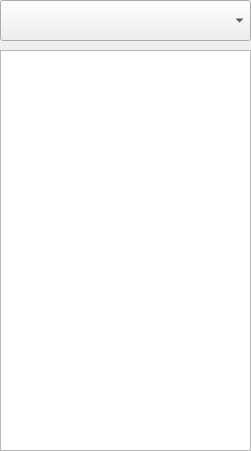
<?xml version="1.0" encoding="UTF-8"?>
<ui version="4.0">
 <class>QPlaylistHander</class>
 <widget class="QWidget" name="QPlaylistHander">
  <property name="geometry">
   <rect>
    <x>0</x>
    <y>0</y>
    <width>251</width>
    <height>451</height>
   </rect>
  </property>
  <property name="windowTitle">
   <string>Form</string>
  </property>
  <widget class="QComboBox" name="playlistsBox">
   <property name="geometry">
    <rect>
     <x>0</x>
     <y>0</y>
     <width>251</width>
     <height>41</height>
    </rect>
   </property>
   <property name="font">
    <font>
     <pointsize>14</pointsize>
    </font>
   </property>
  </widget>
  <widget class="QListWidget" name="playlistView">
   <property name="geometry">
    <rect>
     <x>0</x>
     <y>50</y>
     <width>251</width>
     <height>401</height>
    </rect>
   </property>
   <property name="palette">
    <palette>
     <active>
      <colorrole role="Highlight">
       <brush brushstyle="SolidPattern">
        <color alpha="255">
         <red>160</red>
         <green>160</green>
         <blue>160</blue>
        </color>
       </brush>
      </colorrole>
     </active>
     <inactive>
      <colorrole role="Highlight">
       <brush brushstyle="SolidPattern">
        <color alpha="255">
         <red>160</red>
         <green>160</green>
         <blue>160</blue>
        </color>
       </brush>
      </colorrole>
     </inactive>
     <disabled>
      <colorrole role="Highlight">
       <brush brushstyle="SolidPattern">
        <color alpha="255">
         <red>0</red>
         <green>120</green>
         <blue>215</blue>
        </color>
       </brush>
      </colorrole>
     </disabled>
    </palette>
   </property>
   <property name="font">
    <font>
     <pointsize>12</pointsize>
    </font>
   </property>
  </widget>
 </widget>
 <resources/>
 <connections/>
</ui>
